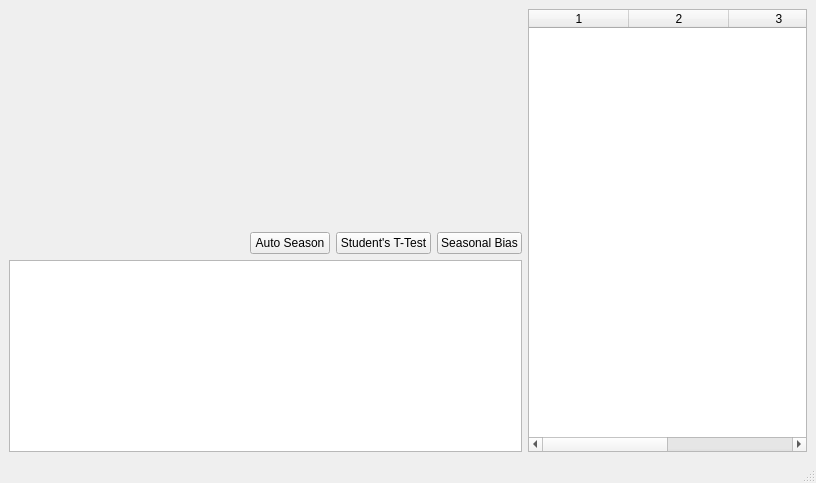
<?xml version="1.0" encoding="UTF-8"?>
<ui version="4.0">
 <class>PlotSelect</class>
 <widget class="QMainWindow" name="PlotSelect">
  <property name="geometry">
   <rect>
    <x>0</x>
    <y>0</y>
    <width>816</width>
    <height>483</height>
   </rect>
  </property>
  <property name="windowTitle">
   <string>MainWindow</string>
  </property>
  <widget class="QWidget" name="centralwidget">
   <layout class="QHBoxLayout" name="horizontalLayout">
    <item>
     <layout class="QVBoxLayout" name="verticalLayout_2">
      <item>
       <widget class="QCustomPlot" name="Graph" native="true">
        <property name="enabled">
         <bool>true</bool>
        </property>
        <property name="sizePolicy">
         <sizepolicy hsizetype="Preferred" vsizetype="Expanding">
          <horstretch>0</horstretch>
          <verstretch>0</verstretch>
         </sizepolicy>
        </property>
       </widget>
      </item>
      <item>
       <layout class="QHBoxLayout" name="horizontalLayout_2">
        <property name="sizeConstraint">
         <enum>QLayout::SetMinimumSize</enum>
        </property>
        <item>
         <spacer name="horizontalSpacer">
          <property name="orientation">
           <enum>Qt::Horizontal</enum>
          </property>
          <property name="sizeHint" stdset="0">
           <size>
            <width>40</width>
            <height>20</height>
           </size>
          </property>
         </spacer>
        </item>
        <item>
         <widget class="QPushButton" name="customSeason">
          <property name="text">
           <string>Auto Season</string>
          </property>
         </widget>
        </item>
        <item>
         <widget class="QPushButton" name="pushButton">
          <property name="text">
           <string>Student's T-Test</string>
          </property>
         </widget>
        </item>
        <item>
         <widget class="QPushButton" name="Sbias_button">
          <property name="text">
           <string>Seasonal Bias</string>
          </property>
         </widget>
        </item>
       </layout>
      </item>
      <item>
       <widget class="QTextBrowser" name="textBrowser">
        <property name="sizePolicy">
         <sizepolicy hsizetype="MinimumExpanding" vsizetype="Minimum">
          <horstretch>0</horstretch>
          <verstretch>0</verstretch>
         </sizepolicy>
        </property>
       </widget>
      </item>
     </layout>
    </item>
    <item>
     <widget class="QTableWidget" name="tableWidget">
      <property name="sizePolicy">
       <sizepolicy hsizetype="Minimum" vsizetype="Minimum">
        <horstretch>0</horstretch>
        <verstretch>0</verstretch>
       </sizepolicy>
      </property>
      <property name="minimumSize">
       <size>
        <width>279</width>
        <height>0</height>
       </size>
      </property>
      <property name="columnCount">
       <number>4</number>
      </property>
      <column/>
      <column/>
      <column/>
      <column/>
     </widget>
    </item>
   </layout>
  </widget>
  <widget class="QMenuBar" name="menubar">
   <property name="geometry">
    <rect>
     <x>0</x>
     <y>0</y>
     <width>816</width>
     <height>25</height>
    </rect>
   </property>
  </widget>
  <widget class="QStatusBar" name="statusbar"/>
 </widget>
 <customwidgets>
  <customwidget>
   <class>QCustomPlot</class>
   <extends>QWidget</extends>
   <header>qcustomplot.h</header>
   <container>1</container>
  </customwidget>
 </customwidgets>
 <resources/>
 <connections/>
</ui>
